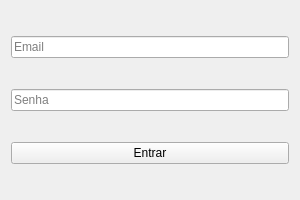
<?xml version="1.0" encoding="UTF-8"?>
<ui version="4.0">
 <class>LoginWindow</class>
 <widget class="QWidget" name="LoginWindow">
  <property name="geometry">
   <rect><x>0</x><y>0</y><width>300</width><height>200</height></rect>
  </property>
  <property name="windowTitle"><string>Login</string></property>
  <layout class="QVBoxLayout" name="verticalLayout">
   <item>
    <widget class="QLineEdit" name="input_email">
     <property name="placeholderText"><string>Email</string></property>
    </widget>
   </item>
   <item>
    <widget class="QLineEdit" name="input_senha">
     <property name="echoMode"><enum>QLineEdit::Password</enum></property>
     <property name="placeholderText"><string>Senha</string></property>
    </widget>
   </item>
   <item>
    <widget class="QPushButton" name="btn_login">
     <property name="text"><string>Entrar</string></property>
    </widget>
   </item>
  </layout>
 </widget>
 <resources/>
 <connections/>
</ui>
